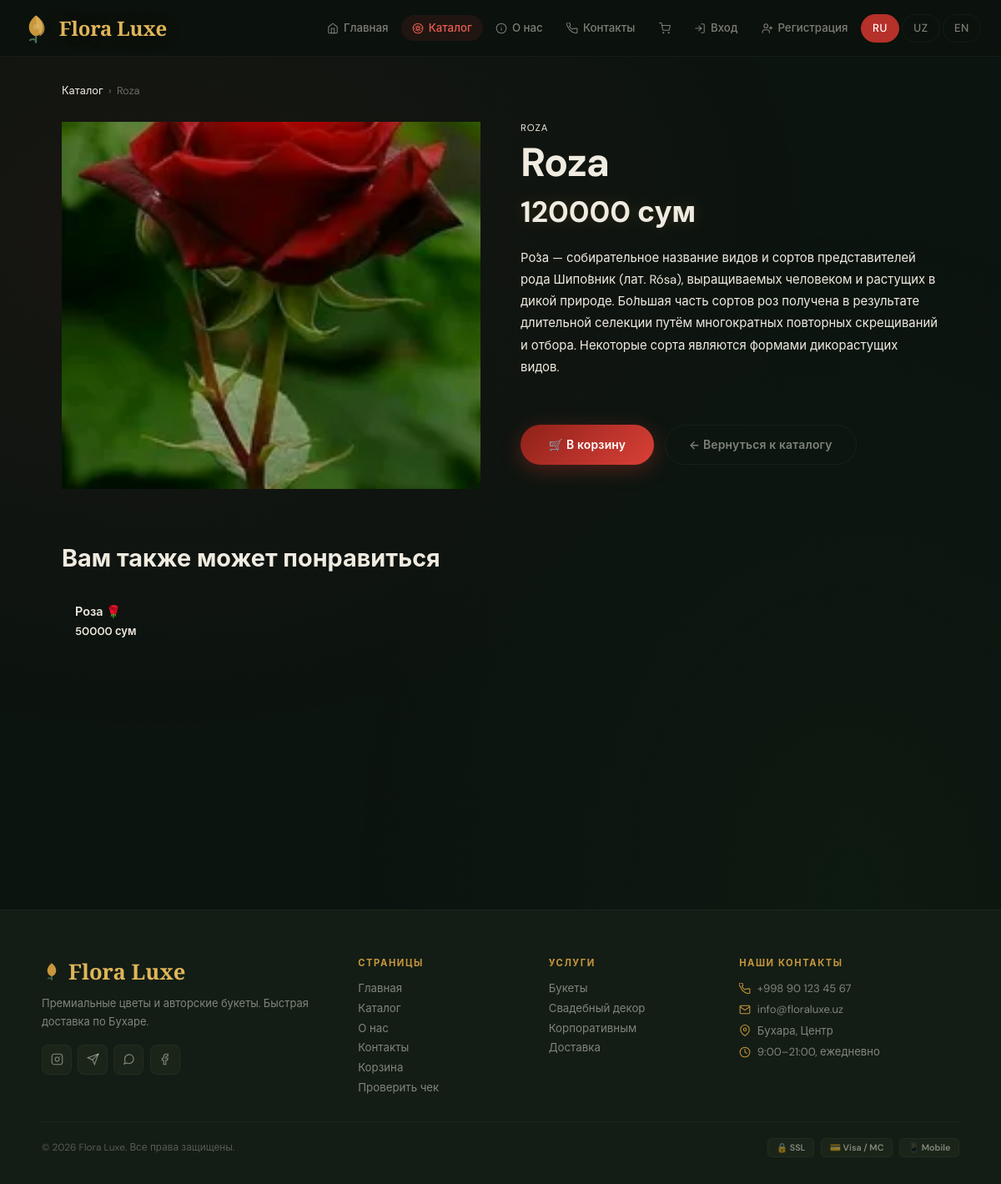
The app's page /catalog/2/ with its own data.
### main/models.py (models this page shows, shortened)
class Flower(models.Model):
    category = models.ForeignKey(Category, on_delete=models.CASCADE, related_name='flowers', verbose_name="Категория")
    name = models.CharField(max_length=200, verbose_name="Название")
    price = models.DecimalField(max_digits=12, decimal_places=0, verbose_name="Цена (сум)")
    description = models.TextField(verbose_name="Описание")
    image = models.ImageField(upload_to='flowers/', blank=True, null=True, verbose_name="Изображение")
    available = models.BooleanField(default=True, db_index=True, verbose_name="В наличии")
    created_at = models.DateTimeField(auto_now_add=True, verbose_name="Дата добавления")
    class Meta:
        verbose_name = "Цветок"
        verbose_name_plural = "Цветы"

class Category(models.Model):
    name = models.CharField(max_length=100, verbose_name="Название")
    slug = models.SlugField(unique=True, db_index=True, verbose_name="URL")
    class Meta:
        verbose_name = "Категория"
        verbose_name_plural = "Категории"

### main/views.py (the view)
# urls.py: path('catalog/<int:pk>/', views.flower_detail, name='flower_detail'),
def flower_detail(request, pk):
    flower = get_object_or_404(Flower, pk=pk)
    reviews = Review.objects.filter(flower=flower, is_approved=True).select_related('user')
    related = Flower.objects.filter(category=flower.category, available=True).exclude(pk=pk)[:4]
    return render(request, 'main/flower_detail.html', {
        'flower': flower,
        'reviews': reviews,
        'related_flowers': related,
    })

### main/context_processors.py (called while the page is built)
def language_processor(request):
    current_lang = request.session.get('language', 'ru')
    def t(key):
        return get_text(key, current_lang)
    return {
        't': t,
        'current_lang': current_lang,
        'languages': [
            {'code': 'ru', 'name': 'Русский', 'flag': '🇷🇺'},
            {'code': 'uz', 'name': 'O\'zbek', 'flag': '🇺🇿'},
            {'code': 'en', 'name': 'English', 'flag': '🇬🇧'},
        ]
    }

### main/locales.py (called while the page is built)
def get_text(key, lang='ru'):
    return TRANSLATIONS.get(lang, TRANSLATIONS['ru']).get(key, key)

### main/templatetags/i18n_tags.py (called while the page is built)
    def render(self, context):
        lang = context.get('current_lang', 'ru')
        key = self.key.strip("'\"")
        return get_text(key, lang)

### main/templates/main/flower_detail.html (shortened to what this page needs)
{% extends 'main/base.html' %}
{% load i18n_tags %}
{% block content %}
<div class="fd-wrap">
  <div class="breadcrumb">
    <a href="{% url 'catalog' %}">{% t 'catalog' %}</a>
    <span>›</span>
    <span>{{ flower.name }}</span>
  </div>
  <div class="fd-grid reveal">
    <div class="fd-img-wrap">
      {% if flower.image %}
        <img src="{{ flower.image.url }}" alt="{{ flower.name }}">
      {% else %}
        <div class="fd-img-ph">🌸</div>
      {% endif %}
    </div>
    <div class="fd-info">
      <div class="fd-cat">{{ flower.category.name }}</div>
      <h1 class="fd-name">{{ flower.name }}</h1>
      <div class="fd-price">{{ flower.price }} {% t 'price' %}</div>
      <p class="fd-desc">{{ flower.description }}</p>
      <div class="fd-actions">
        <a href="{% url 'add_to_cart' flower.pk %}" class="btn btn-primary">🛒 {% t 'add_to_cart' %}</a>
        <a href="{% url 'catalog' %}" class="btn btn-outline">← {% t 'back_to_catalog' %}</a>
      </div>
    </div>
  </div>
  {% if related_flowers %}
  <div class="related-section reveal">
    <h2>{% t 'you_may_also_like' %}</h2>
    <div class="rel-grid stagger">
      {% for f in related_flowers %}
      <a href="{% url 'flower_detail' f.pk %}" class="rel-card">
        <div class="rel-body"><h4>{{ f.name }}</h4><span>{{ f.price }} {% t 'price' %}</span></div>
      </a>
      {% endfor %}
    </div>
  </div>
  {% endif %}
</div>
{% endblock %}

### main/templates/main/base.html (style rules this page uses)
:root { --ink:#0c1410; --ink2:#131d15; --ink3:#1a2419; --ink4:#222e24; --surface:rgba(12,18,13,.96); --rose:#b5312a; --rose2:#d94035; --rose3:#e85d52; --amber:#c8963c; --amber2:#e0b55a; --amber3:#f5d080; --sage:#4a6e50; --sage2:#6a9470; --cream:#f0ebe0; --cream2:#d4cfc4; --mist:rgba(240,235,224,.5); --edge:rgba(74,110,80,.14); --edge2:rgba(181,49,42,.15); --nav-h:68px; --r-xs:.5rem; --r-sm:.75rem; --r-md:1rem; --r-lg:1.4rem; --r-xl:1.8rem; --r-2xl:2.5rem; --sh-sm:0 2px 12px rgba(0,0,0,.4); --sh-md:0 8px 32px rgba(0,0,0,.55); --sh-lg:0 20px 60px rgba(0,0,0,.7); --serif:'Cormorant Garamond',Georgia,serif; --sans:'DM Sans',-apple-system,sans-serif; --grad-rose:linear-gradient(135deg,#8e2218,#b5312a,#d94035); --grad-amber:linear-gradient(135deg,#a07828,#c8963c,#e0b55a); }
*,*::before,*::after { box-sizing:border-box;margin:0;padding:0 }
html { scroll-behavior:smooth;font-size:16px }
body { font-family:var(--sans);background:var(--ink);color:var(--cream);min-height:100vh;overflow-x:hidden;-webkit-font-smoothing:antialiased }
body::before { content:'';position:fixed;inset:0;z-index:0;pointer-events:none;background:radial-gradient(ellipse 800px 600px at 15% 20%,rgba(181,49,42,.07) 0%,transparent 100%),radial-gradient(ellipse 600px 800px at 85% 75%,rgba(30,80,35,.09) 0%,transparent 100%) }
a { color:var(--rose3);text-decoration:none;transition:color .2s }
img { max-width:100%;display:block }
.btn { display:inline-flex;align-items:center;justify-content:center;gap:.4rem;padding:.76rem 1.75rem;border:none;border-radius:3rem;font-family:var(--sans);font-size:.87rem;font-weight:600;cursor:pointer;text-decoration:none;letter-spacing:.015em;transition:all .22s;min-height:48px;white-space:nowrap }
.btn-primary { background:var(--grad-rose);color:#fff;box-shadow:0 6px 24px rgba(181,49,42,.38) }
.btn-outline { background:transparent;color:var(--mist);border:1.5px solid var(--edge) }
.reveal { opacity:0;transform:translateY(26px);transition:opacity .65s,transform .65s }
.reveal.visible { opacity:1;transform:translateY(0) }
.stagger>* { opacity:0;transform:translateY(18px) }
.stagger.visible>*:nth-child(1) { transition:opacity .5s .04s,transform .5s .04s }
.stagger.visible>* { opacity:1;transform:translateY(0) }

### main/templates/main/flower_detail.html (style rules this page uses)
.fd-wrap { max-width:1100px; margin:0 auto; padding:2rem 1.5rem 5rem; }
.breadcrumb { font-size:.8rem; color:var(--text-soft); margin-bottom:1.8rem; display:flex; align-items:center; gap:.4rem; flex-wrap:wrap; }
.breadcrumb a { color:var(--gold); }
.breadcrumb span { opacity:.4; }
.fd-grid { display:grid; grid-template-columns:1fr 1fr; gap:3rem; align-items:start; margin-bottom:4rem; }
.fd-img-wrap { border-radius:var(--radius-xl); overflow:hidden; box-shadow:var(--shadow-lg); position:relative; }
.fd-img-wrap img { width:100%; height:440px; object-fit:cover; display:block; }
.fd-cat { font-size:.72rem; color:var(--text-soft); text-transform:uppercase; letter-spacing:.08em; margin-bottom:.5rem; }
.fd-name { font-family:var(--font-serif); font-size:clamp(2rem,4vw,3rem); font-weight:700; color:var(--text); line-height:1.1; margin-bottom:.6rem; letter-spacing:-.02em; }
.fd-price { font-size:2.2rem; font-weight:700; color:var(--gold); margin-bottom:1.2rem; text-shadow:0 0 20px rgba(212,168,67,.2); }
.fd-desc { color:var(--text-soft); font-size:.93rem; line-height:1.75; margin-bottom:2rem; padding-bottom:1.5rem; border-bottom:1px solid var(--border); }
.fd-actions { display:flex; gap:.8rem; flex-wrap:wrap; }
.fd-actions .btn { min-width:160px; }
.related-section { margin-top:3rem; }
.related-section h2 { font-family:var(--font-serif); font-size:1.8rem; font-weight:700; color:var(--gold); margin-bottom:1.5rem; }
.rel-grid { display:grid; grid-template-columns:repeat(auto-fill,minmax(180px,1fr)); gap:1rem; }
.rel-card { background:var(--bg-card); border:1px solid var(--border); border-radius:var(--radius-lg); overflow:hidden; text-decoration:none; color:inherit; transition:transform .25s; }
.rel-body { padding:.75rem 1rem; }
.rel-body h4 { font-size:.9rem; font-weight:600; color:var(--text); margin-bottom:.2rem; }
.rel-body span { font-size:.82rem; color:var(--gold); font-weight:600; }

### records on screen
Flower: name "Roza", image (picture), category.name "ROZA", price "120000", description "Ро́за — собирательное название видов и сортов представителей рода Шипо́вник (лат. Rósa), выращиваемых человеком и растущих в дикой природе. Бо́льшая часть сортов роз получена в результате длительной селекции путём многократных повторных скрещиваний и отбора. Некоторые сорта являются формами дикорастущих видов."
Flower: name "Роза 🌹", price "50000", t "сум"
